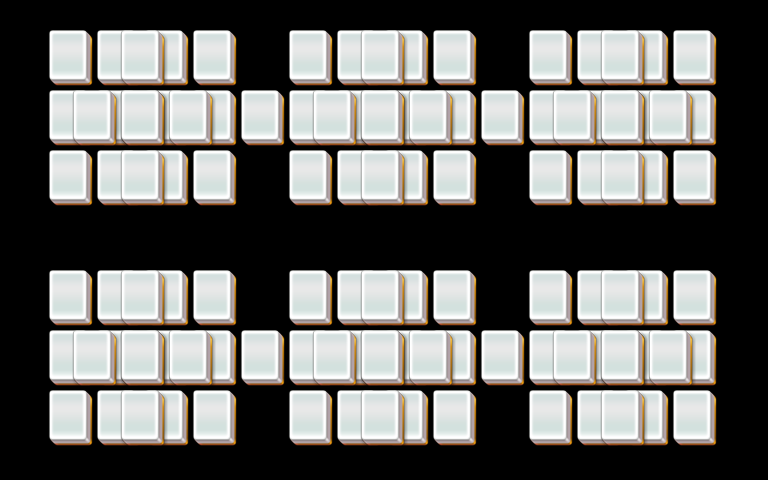

A level layout from a 2D game, rendered from its tile map. Below: a short description, then the map file with tile-grid data replaced by summaries:
An orthogonal 32x16 tile map with 24x30 px tiles, 3 tile layers (layer1, layer2, layer3).

<map version="1.0" orientation="orthogonal" width="32" height="16" tilewidth="24" tileheight="30">
 <tileset firstgid="1" name="mahjong" tilewidth="48" tileheight="60">
  <image source="mahjong.png" />
 </tileset>
 <layer name="layer1" width="32" height="16">
  <data>[512 cells, 76 non-empty, 1 distinct tile ids]</data>
 </layer>
 <layer name="layer2" width="32" height="16">
  <data>[512 cells, 30 non-empty, 1 distinct tile ids]</data>
 </layer>
 <layer name="layer3" width="32" height="16">
  <data>[512 cells, 6 non-empty, 1 distinct tile ids]</data>
 </layer>
</map>
